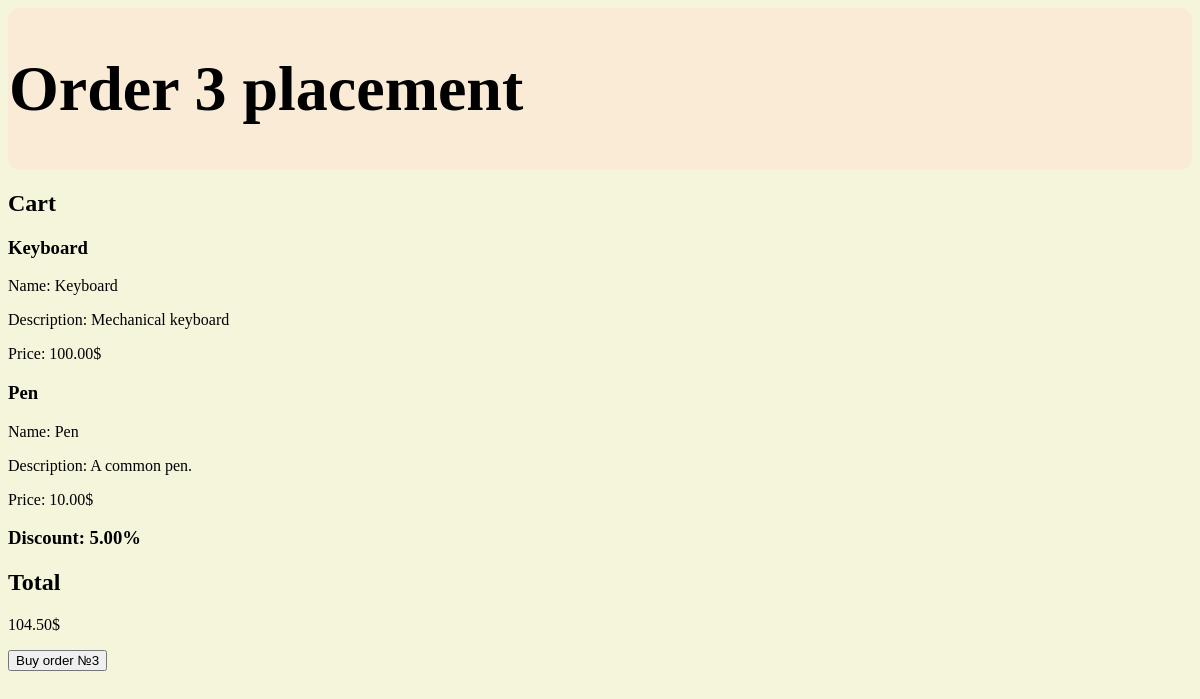
Page /order/3 on the committed database.
### items/models.py (models this page shows, shortened)
class Item(models.Model):
    name = models.CharField(max_length=100)
    description = models.TextField()
    price = models.DecimalField(max_digits=10, decimal_places=2)
    class Meta:
        ordering = ('name',)
        verbose_name = 'Предмет'
        verbose_name_plural = 'Предметы'

class Order(models.Model):
    items = models.ManyToManyField(
        Item,
        related_name='orders',
        blank=True,
    )
    discount = models.ForeignKey(
        'Discount',
        on_delete=models.SET_NULL,
        null=True,
        blank=True
    )
    tax = models.ForeignKey(
        'Tax',
        on_delete=models.SET_NULL,
        null=True,
        blank=True
    )
    class Meta:
        verbose_name = 'Заказ'
        verbose_name_plural = 'Заказы'

class Discount(models.Model):
    name = models.CharField(max_length=100)
    percent = models.DecimalField(max_digits=5, decimal_places=2)
    stripe_coupon_id = models.CharField(max_length=100, unique=True)
    class Meta:
        verbose_name = 'Скидка'
        verbose_name_plural = 'Скидки'

### items/views.py (the view)
def order_detail(request, order_id):
    order = get_object_or_404(Order, pk=order_id)
    price = order.items.aggregate(Sum('price'))['price__sum'] or 0
    if order.discount is not None:
        price -= (price * order.discount.percent) / 100
    if order.tax is not None and not order.tax.inclusive:
        price += (price * order.tax.percent) / 100
    price = round(price, 2)
    context = {
        'page_title': f'Order {order.pk} placement',
        'price': price,
        'order': order,
    }
    return render(request, 'items/order.html', context)

### items/templates/items/order.html (shortened to what this page needs)
{% extends 'items/base.html' %}
{% block content %}
    <div>
        <h1>{{ page_title }}</h1>
    </div>
    <section>
        <h2>Cart</h2>
        {% for item in order.items.all %}
            <h3>{{ item.name }}</h3>
            <p>Name: {{ item.name }}</p>
            <p>Description: {{ item.description }}</p>
            <p>Price: {{ item.price }}$</p>
        {% endfor %}
        {% if order.discount %}
            <h3>Discount: {{ order.discount.percent }}%</h3>
        {% endif %}
        <h2>Total</h2>
        <p>{{ price }}$</p>
        <button id="buy-button" >Buy order №{{ order.pk }}</button>
    </section>
{% endblock %}

### items/static/items/css/style.css (style rules this page uses)
div { background-color: antiquewhite; font-size: 32px; font-weight: 700; border: 1px solid antiquewhite; border-radius: 12px; }
body { background-color: beige; display: flex; flex-direction: column; }

### rows in the picture
Item: name "Keyboard", description "Mechanical keyboard", price "100.00"
Item: name "Pen", description "A common pen.", price "10.00"
Order: discount.percent "5.00", pk "3"

### other values in the picture
{{ page_title }} "Order 3 placement"
{{ price }} "104.50"
